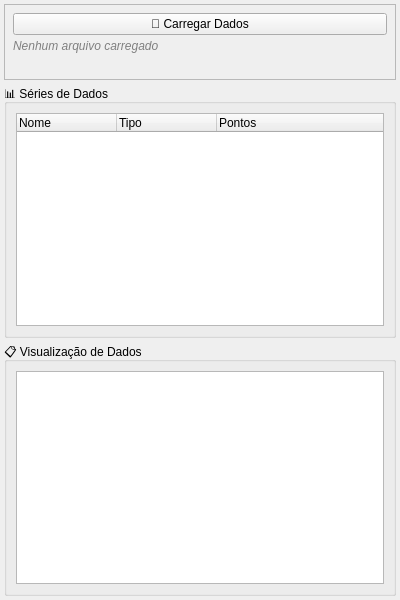
<?xml version="1.0" encoding="UTF-8"?>
<ui version="4.0">
 <class>CompactDataPanel</class>
 <widget class="QWidget" name="CompactDataPanel">
  <property name="geometry">
   <rect>
    <x>0</x>
    <y>0</y>
    <width>400</width>
    <height>600</height>
   </rect>
  </property>
  <property name="minimumSize">
   <size>
    <width>150</width>
    <height>200</height>
   </size>
  </property>
  <property name="windowTitle">
   <string>Dados</string>
  </property>
  <layout class="QVBoxLayout" name="mainLayout">
   <property name="spacing">
    <number>4</number>
   </property>
   <property name="leftMargin">
    <number>4</number>
   </property>
   <property name="topMargin">
    <number>4</number>
   </property>
   <property name="rightMargin">
    <number>4</number>
   </property>
   <property name="bottomMargin">
    <number>4</number>
   </property>
   
   <!-- Seção de Arquivo -->
   <item>
    <widget class="QFrame" name="arquivoFrame">
     <property name="frameShape">
      <enum>QFrame::StyledPanel</enum>
     </property>
     <property name="frameShadow">
      <enum>QFrame::Raised</enum>
     </property>
     <layout class="QVBoxLayout" name="arquivoLayout">
      <property name="spacing">
       <number>4</number>
      </property>
      <property name="leftMargin">
       <number>8</number>
      </property>
      <property name="topMargin">
       <number>8</number>
      </property>
      <property name="rightMargin">
       <number>8</number>
      </property>
      <property name="bottomMargin">
       <number>8</number>
      </property>
      <item>
       <widget class="QPushButton" name="carregarBtn">
        <property name="text">
         <string>📂 Carregar Dados</string>
        </property>
        <property name="toolTip">
         <string>Carregar arquivo de dados (CSV, Excel, Parquet, HDF5)</string>
        </property>
       </widget>
      </item>
      <item>
       <widget class="QLabel" name="arquivoLabel">
        <property name="text">
         <string>Nenhum arquivo carregado</string>
        </property>
        <property name="wordWrap">
         <bool>true</bool>
        </property>
        <property name="styleSheet">
         <string>color: gray; font-style: italic;</string>
        </property>
       </widget>
      </item>
      <item>
       <widget class="QLabel" name="infoLabel">
        <property name="text">
         <string></string>
        </property>
        <property name="wordWrap">
         <bool>true</bool>
        </property>
       </widget>
      </item>
     </layout>
    </widget>
   </item>
   
   <!-- Seção de Séries -->
   <item>
    <widget class="QGroupBox" name="seriesGroup">
     <property name="title">
      <string>📊 Séries de Dados</string>
     </property>
     <layout class="QVBoxLayout" name="seriesLayout">
      <property name="spacing">
       <number>4</number>
      </property>
      <item>
       <widget class="QTreeWidget" name="seriesTree">
        <property name="alternatingRowColors">
         <bool>true</bool>
        </property>
        <property name="selectionMode">
         <enum>QAbstractItemView::ExtendedSelection</enum>
        </property>
        <property name="rootIsDecorated">
         <bool>true</bool>
        </property>
        <property name="uniformRowHeights">
         <bool>true</bool>
        </property>
        <column>
         <property name="text">
          <string>Nome</string>
         </property>
        </column>
        <column>
         <property name="text">
          <string>Tipo</string>
         </property>
        </column>
        <column>
         <property name="text">
          <string>Pontos</string>
         </property>
        </column>
       </widget>
      </item>
     </layout>
    </widget>
   </item>
   
   <!-- Seção de Dados -->
   <item>
    <widget class="QGroupBox" name="dataGroup">
     <property name="title">
      <string>📋 Visualização de Dados</string>
     </property>
     <layout class="QVBoxLayout" name="dataLayout">
      <property name="spacing">
       <number>4</number>
      </property>
      <item>
       <widget class="QTableWidget" name="dataTable">
        <property name="alternatingRowColors">
         <bool>true</bool>
        </property>
        <property name="selectionBehavior">
         <enum>QAbstractItemView::SelectRows</enum>
        </property>
        <property name="gridStyle">
         <enum>Qt::SolidLine</enum>
        </property>
        <property name="sortingEnabled">
         <bool>true</bool>
        </property>
       </widget>
      </item>
     </layout>
    </widget>
   </item>
  </layout>
 </widget>
 <resources/>
 <connections/>
</ui>
